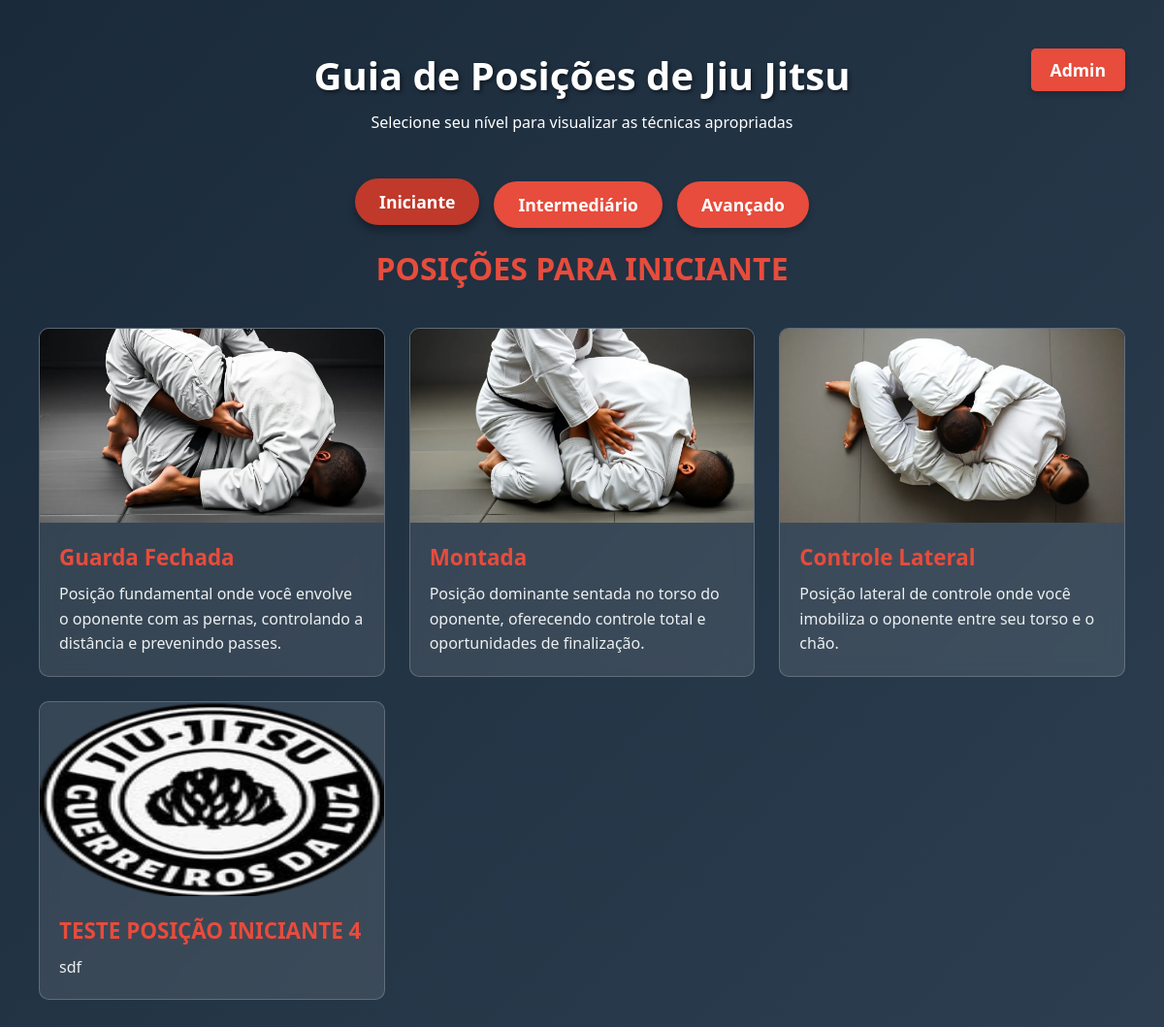
The page / on the database its author committed.
### models/guia.py (models this page shows, shortened)
class Position(db.Model):
    __tablename__ = 'positions'
    id = db.Column(db.Integer, primary_key=True)
    name = db.Column(db.String(100), nullable=False)
    description = db.Column(db.Text, nullable=False)
    image = db.Column(db.String(100), nullable=True) # A imagem da posição
    level = db.Column(db.String(50), nullable=False)
    variations = db.relationship('Variation', backref='position', lazy=True, cascade="all, delete-orphan")

### controllers/controller.py (the view)
def guia_bjj():
    positions = Position.query.filter_by(level='beginner').all()
    return render_template('index.html', positions=positions)

### view/index.html (shortened to what this page needs)
{% extends 'templates/base.html' %}
{% block conteudo %}
    <header>
        <div>
            <a href="{{ url_for('admin_route') }}" class="admin-button">Admin</a>
        </div>
        <h1>Guia de Posições de Jiu Jitsu</h1>
        <p>Selecione seu nível para visualizar as técnicas apropriadas</p>
    </header>
    <div class="controls">
        <a href="{{ url_for('guiabjj_route') }}" class="level-btn active">Iniciante</a>
        <a href="{{ url_for('indexinter_route') }}" class="level-btn">Intermediário</a>
        <a href="{{ url_for('indexavanc_route') }}" class="level-btn">Avançado</a>
    </div>
    <div id="content-container" style="display: block;">
        <h2 class="level-header">Posições para Iniciante</h2>
        <div class="positions-grid">
            {% for position in positions %}
            <a href="{{ url_for('view_ini', position_id=position.id) }}" class="card-link" style="text-decoration: none;">
                <div class="position-card" data-name="{{ position.name }}">
                        <img class="card-image" src="{{ url_for('static', filename='imagens/'+ position.image) }}">
                    <div class="card-content">
                        <h3>{{ position.name }}</h3>
                        <p>{{ position.description }}</p>
                    </div>
                </div>
            </a>
            {% endfor %}
        </div>
    </div>
{% endblock %}

### static/css/styles.css (style rules this page uses)
:root { --primary: #2c3e50; --secondary: #e74c3c; --light: #ecf0f1; --dark-bg: #1a2a3a; --card-bg: rgba(255,255,255,0.1); --border-color: rgba(255,255,255,0.2); }
* { margin: 0; padding: 0; box-sizing: border-box; font-family: 'Segoe UI', Tahoma, Geneva, Verdana, sans-serif; }
body { background: linear-gradient(135deg, var(--dark-bg), var(--primary)); color: white; min-height: 100vh; padding: 20px; }
header { text-align: center; padding: 30px 0; position: relative; }
h1 { font-size: 2.5rem; margin-bottom: 10px; text-shadow: 2px 2px 4px rgba(0,0,0,0.5); }
.controls { display: flex; justify-content: center; gap: 15px; margin: 20px 0; flex-wrap: wrap; }
.level-btn, .admin-button, .botao-link-admin, .add-position-btn, .action-btn, .save-btn, .cancel-btn { background: var(--secondary); color: white; border: none; padding: 12px 25px; border-radius: 30px; font-size: 1.1rem; cursor: pointer; transition: all 0.3s; font-weight: bold; box-shadow: 0 4px 6px rgba(0,0,0,0.2); text-decoration: none; }
.level-btn:hover, .level-btn.active, .admin-button:hover, .admin-button.active, .botao-link-admin, .add-position-btn:hover, .add-position-btn.active, .action-btn:hover, .action-btn.active, .save-btn:hover, .save-btn.active, .cancel-btn:hover, .cancel-btn.active { background: #c0392b; transform: translateY(-3px); box-shadow: 0 6px 8px rgba(0,0,0,0.3); }
.positions-grid { display: grid; grid-template-columns: repeat(auto-fill, minmax(300px, 1fr)); gap: 25px; max-width: 1200px; margin: 0 auto; padding: 20px; }
.position-card { background: var(--card-bg); border-radius: 10px; overflow: hidden; transition: transform 0.3s; backdrop-filter: blur(10px); border: 1px solid var(--border-color); cursor: pointer; }
.card-image { width: 100%; height: 200px; background-size: cover; background-position: center; }
.card-content { padding: 20px; }
.card-content h3 { color: var(--secondary); margin-bottom: 10px; font-size: 1.4rem; }
.card-content p { line-height: 1.6; color: var(--light); }
.level-header { text-align: center; margin: 20px 0; font-size: 2rem; color: var(--secondary); text-transform: uppercase; }
.admin-button, .botao-link-admin { position: absolute; right: 20px; top: 30px; padding: 10px 20px; border-radius: 5px; }

### rows shown on the page
Position: image (picture), name "Guarda Fechada", description "Posição fundamental onde você envolve o oponente com as pernas, controlando a distância e prevenindo passes."
Position: image (picture), name "Montada", description "Posição dominante sentada no torso do oponente, oferecendo controle total e oportunidades de finalização."
Position: image (picture), name "Controle Lateral", description "Posição lateral de controle onde você imobiliza o oponente entre seu torso e o chão."
Position: image (picture), name "TESTE POSIÇÃO INICIANTE 4", description "sdf"
